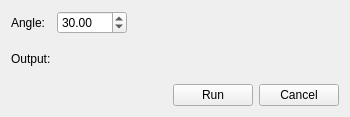
<?xml version="1.0" encoding="UTF-8"?>
<ui version="4.0">
 <class>HeightDeltaTool</class>
 <widget class="QWidget" name="HeightDeltaTool">
  <property name="geometry">
   <rect>
    <x>0</x>
    <y>0</y>
    <width>350</width>
    <height>117</height>
   </rect>
  </property>
  <property name="sizePolicy">
   <sizepolicy hsizetype="Minimum" vsizetype="Minimum">
    <horstretch>0</horstretch>
    <verstretch>0</verstretch>
   </sizepolicy>
  </property>
  <property name="windowTitle">
   <string>Height Delta Tool</string>
  </property>
  <layout class="QVBoxLayout" name="verticalLayout">
   <item>
    <layout class="QHBoxLayout" name="horizontalLayout">
     <item>
      <widget class="QLabel" name="label">
       <property name="sizePolicy">
        <sizepolicy hsizetype="Maximum" vsizetype="Preferred">
         <horstretch>0</horstretch>
         <verstretch>0</verstretch>
        </sizepolicy>
       </property>
       <property name="minimumSize">
        <size>
         <width>40</width>
         <height>0</height>
        </size>
       </property>
       <property name="text">
        <string>Angle:</string>
       </property>
      </widget>
     </item>
     <item>
      <widget class="QDoubleSpinBox" name="angle">
       <property name="minimumSize">
        <size>
         <width>70</width>
         <height>0</height>
        </size>
       </property>
       <property name="maximum">
        <double>90.000000000000000</double>
       </property>
       <property name="singleStep">
        <double>0.500000000000000</double>
       </property>
       <property name="value">
        <double>30.000000000000000</double>
       </property>
      </widget>
     </item>
     <item>
      <spacer name="horizontalSpacer_2">
       <property name="orientation">
        <enum>Qt::Horizontal</enum>
       </property>
       <property name="sizeHint" stdset="0">
        <size>
         <width>40</width>
         <height>20</height>
        </size>
       </property>
      </spacer>
     </item>
    </layout>
   </item>
   <item>
    <layout class="QHBoxLayout" name="horizontalLayout_3">
     <item>
      <widget class="QLabel" name="label_3">
       <property name="sizePolicy">
        <sizepolicy hsizetype="Maximum" vsizetype="Preferred">
         <horstretch>0</horstretch>
         <verstretch>0</verstretch>
        </sizepolicy>
       </property>
       <property name="minimumSize">
        <size>
         <width>40</width>
         <height>0</height>
        </size>
       </property>
       <property name="text">
        <string>Output:</string>
       </property>
      </widget>
     </item>
     <item>
      <widget class="QLabel" name="outputPath">
       <property name="text">
        <string/>
       </property>
      </widget>
     </item>
    </layout>
   </item>
   <item>
    <layout class="QHBoxLayout" name="horizontalLayout_4">
     <item>
      <spacer name="horizontalSpacer_3">
       <property name="orientation">
        <enum>Qt::Horizontal</enum>
       </property>
       <property name="sizeHint" stdset="0">
        <size>
         <width>40</width>
         <height>20</height>
        </size>
       </property>
      </spacer>
     </item>
     <item>
      <widget class="QPushButton" name="run">
       <property name="text">
        <string>Run</string>
       </property>
      </widget>
     </item>
     <item>
      <widget class="QPushButton" name="cancel">
       <property name="text">
        <string>Cancel</string>
       </property>
      </widget>
     </item>
    </layout>
   </item>
  </layout>
 </widget>
 <resources>
  <include location="Resources.qrc"/>
 </resources>
 <connections/>
</ui>
